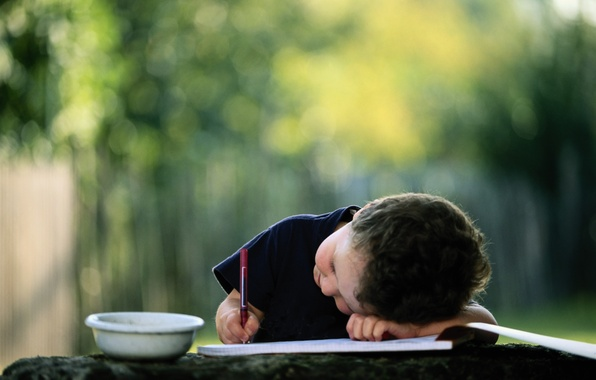
#> input picture boy.jpeg, 596 x 380 px
$ python blurface.py
#> lines starting #> are read from the running program, lines starting #| are printed output that depends on the picture; after the words box and inside, x2 and y2 are one past the last pixel; in counts of white or black regions, pixels touching at a corner belong together
#> in main, image is the input picture: shape (380, 596, 3); mean B, G, R 78.8, 111.8, 101.1
import numpy as np
import cv2


def processImage(image, threshold1, threshold2):
    """
    Purpose: Modifies the image by applying canny, dilation, and countours of the image to
    identify the subject of the image and make the background black
    Parameters: Given image
    Returns: Cropped image
    (Chapters 6, 10, 11, & dilate)
    """
#> called with threshold1 = 100, threshold2 = 200

    canned = cv2.Canny(image, threshold1, threshold2)
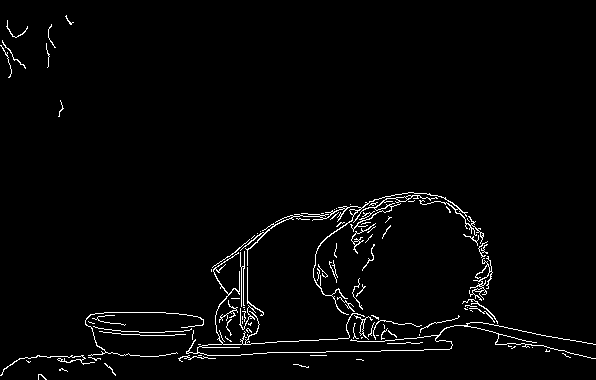
#> canned: shape (380, 596); 2.4% white in thin lines or dots
    # cv2.imshow("Canny", canned)

    # apply mask (thick outline)
    kernel = np.ones((5,5),np.uint8)
    mask = cv2.dilate(canned, kernel, iterations = 1)
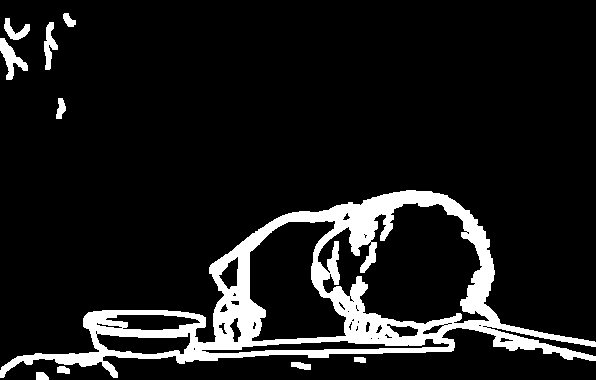
#> mask: shape (380, 596); 10.6% white; 10 white regions
    cv2.imshow("Mask real", mask)

    # find contours
    contours, _ = cv2.findContours(mask, cv2.RETR_EXTERNAL, cv2.CHAIN_APPROX_SIMPLE)
#> contours = 10 contours; largest, box (x1, y1, x2, y2) and area: (0, 190, 596, 378) 45924, (0, 38, 28, 80) 412, (44, 22, 58, 70) 286, (4, 18, 30, 40) 223, (56, 98, 66, 119) 112
    # crop_mask = np.zeros_like(mask)
    cv2.drawContours(mask, contours, -1, (255), -1)
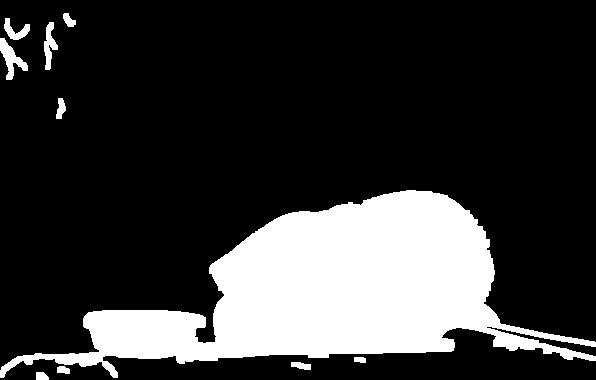
#> mask: shape (380, 596); 21.4% white; 10 white regions, largest, box (x1, y1, x2, y2) and area: (0, 190, 596, 378) 46851, (0, 38, 28, 80) 473, (44, 22, 58, 70) 347
    cv2.imshow("crop mask", mask)

    # crop image
    crop = np.zeros_like(image)
    crop[mask == 255] = image[mask == 255]
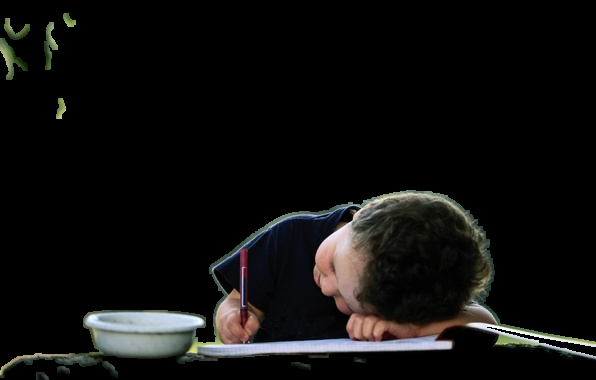
#> crop: shape (380, 596, 3); mean B, G, R 14.9, 15.7, 16.1

    return crop


def resizeBackground(imgName, crop):
    """
    Purpose: Find the dimensions of the cropped and background image, and make them both
    the same size, based on the dimensions of the cropped image
    Parameters: Background image and cropped image
    Returns: Returns the resized background and unchanged cropped image.
    (Chapter 3 & resizing)
    """
#> called with imgName = 'beachback.jpeg'
    background = cv2.imread(imgName)
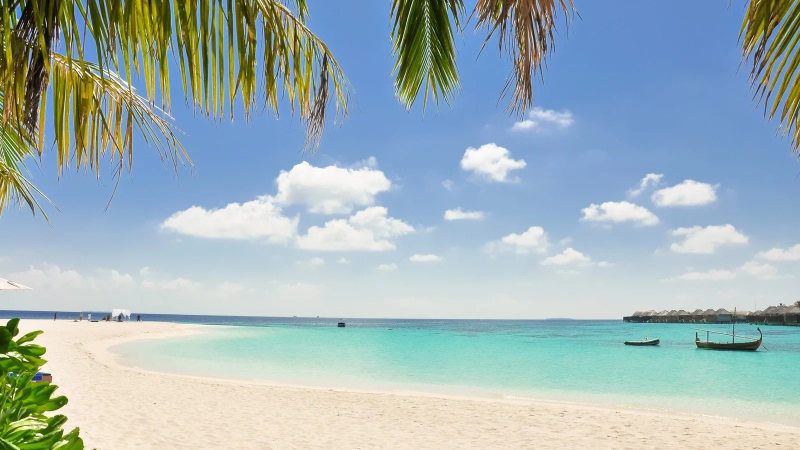
#> input picture beachback.jpeg, 1600 x 900 px (shown at 1/2 size)
#> background is the input picture: shape (900, 1600, 3); mean B, G, R 184.4, 180.3, 160.6
    # crop pic to fit image size
    backHeight, backWidth, backChannels = background.shape
#> backHeight = 900; backWidth = 1600; backChannels = 3
    print("background dimensions:", backHeight, backWidth)
#| background dimensions: 900 1600

    cropHeight, cropWidth, cropChannels = crop.shape
#> cropHeight = 380; cropWidth = 596; cropChannels = 3
    print("image dimensions:", cropHeight, cropWidth)
#| image dimensions: 380 596

    cropBack = cv2.resize(background, (cropWidth, cropHeight))
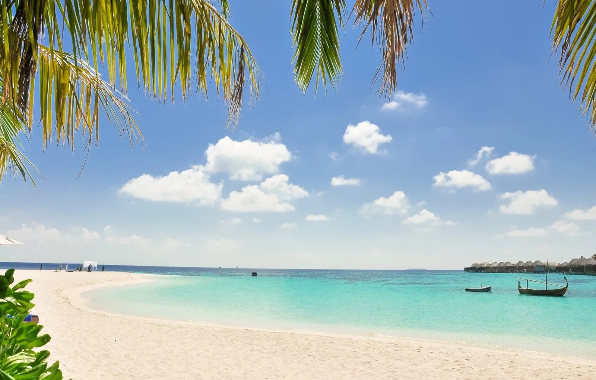
#> cropBack: shape (380, 596, 3); mean B, G, R 184.3, 180.2, 160.5
    resizedCrop = cv2.resize(crop, (cropWidth, cropHeight))

    # cv2.imshow("cropBack", cropBack)
    # cv2.imshow("resizedCrop", resizedCrop)

    return cropBack, resizedCrop


def combineImages(resizedCrop, cropBack):
    """
    Purpose: Paste the cropped image onto the background by iterating through each pixel and
    drawing the background onto the black (off) pixels of the cropped image
    Parameters: Cropped image and same dimension background
    Returns: Returns the finished image with the cropped image over the background
    (Chapter 4 & Combining images by looping through each pixel; variation on masking)
    """
    finalImage = resizedCrop.copy()
    finalHeight, finalWidth, finalChannels = finalImage.shape
#> finalHeight = 380; finalWidth = 596; finalChannels = 3
    # print(finalHeight, finalWidth)
    for x in range(finalHeight):
        for y in range(finalWidth):
            # print(x,y)
            b, g, r = finalImage[x,y]
            # print(b, g, r)

            # check if pixel in crop img is on/off
            # if off: get pixel at exact location in background and draw onto black pixel
            # if on: don't change
            if b == 0 and g == 0 and r == 0:
                # get pixel values of background
                backPixel = cropBack[x,y]
                finalImage[x][y] = np.array(backPixel)
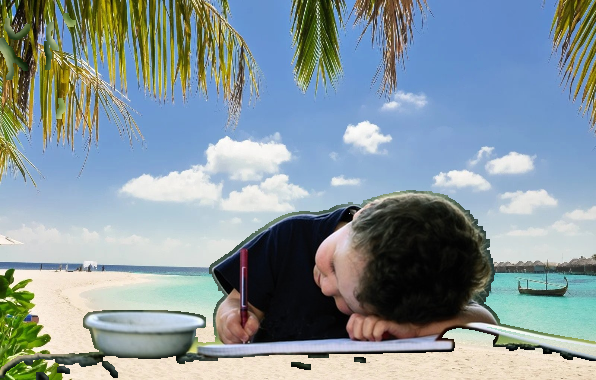
#> finalImage: shape (380, 596, 3); mean B, G, R 156.3, 150.8, 135.5

    return finalImage


def main():

    image = cv2.imread("boy.jpeg")
    # man: 10, 60
    # boy: 100, 200
    # rice: 100, 200
    # hw: 20, 175
    # beach: 600, 150
    crop = processImage(image, 100, 200)
    # blurFinal = blurImgBackground(image, crop)
    cropBack, resizedCrop = resizeBackground("beachback.jpeg", crop)
    boyBackFinal = combineImages(resizedCrop, cropBack)
    cv2.imshow("Boy Original", image)
    cv2.imshow("Boy Background Final", boyBackFinal)
    cv2.waitKey(0)

    image2 = cv2.imread("rice.jpeg")
    # man: 10, 60
    # boy: 100, 200
    # rice: 100, 200
    # hw: 20, 175
    # beach: 600, 150
    crop = processImage(image2, 100, 200)
    # blurFinal = blurImgBackground(image2, crop)
    cropBack, resizedCrop = resizeBackground("beachback.jpeg", crop)
    riceBackFinal = combineImages(resizedCrop, cropBack)
    cv2.imshow("Rice Original", image2)
    cv2.imshow("Rice Background Final", riceBackFinal)
    cv2.waitKey(0)

    image3 = cv2.imread("hw.jpeg")
    # man: 10, 60
    # boy: 100, 200
    # rice: 100, 200
    # hw: 20, 175
    # beach: 600, 150
    crop = processImage(image3, 20, 175)
    # blurFinal = blurImgBackground(image3, crop)
    cropBack, resizedCrop = resizeBackground("beachback.jpeg", crop)
    hwBackFinal = combineImages(resizedCrop, cropBack)
    cv2.imshow("HW Original", image3)
    cv2.imshow("HW Background Final", hwBackFinal)
    cv2.waitKey(0)

    image4 = cv2.imread("beach.jpeg")
    # man: 10, 60
    # boy: 100, 200
    # rice: 100, 200
    # hw: 20, 175
    # beach: 600, 150
    crop = processImage(image4, 600, 150)
    # blurFinal = blurImgBackground(image3, crop)
    cropBack, resizedCrop = resizeBackground("beachback.jpeg", crop)
    hwBackFinal = combineImages(resizedCrop, cropBack)
    cv2.imshow("Beach Original", image4)
    cv2.imshow("Beach Background Final", hwBackFinal)
    cv2.waitKey(0)

    # show
    # cv2.imshow("cropped", crop)
    # cv2.imshow("Original", image)
    # cv2.imshow("Blurred Final", blurFinal)

#> (the run stopped early here; a loop or call above may not have finished)
